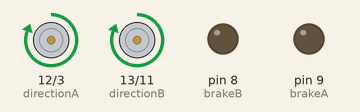
Simulated run of this sketch. Board: Arduino Uno, built with avr-gcc and run on an emulated ATmega328P. Shown: direction and speed pins drawn as motors (green arrow = direction pin HIGH = forward, orange = LOW = backward, longer = more drive), output pins drawn as LEDs (lit = HIGH).

Above: at 1.5 s.
At 3.5 s:
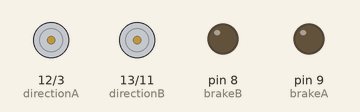
At 5.5 s:
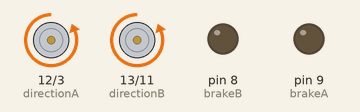
Timing chart, 0 to 10.4 s (numbered marks = the images above):
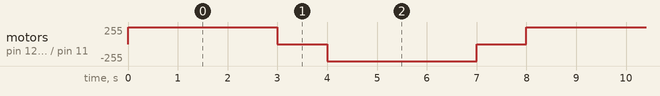

Measured:
- by itself, motor on pin 12 (directionA) / pin 3 (pwmA), motor on pin 13 (directionB) / pin 11 (pwmB): repeats every 8.0 s: stopped 1.0 s, backward 255/255 3.0 s, stopped 1.0 s, forward 255/255 3.0 s

The sketch:

test_motor_shield.ino
```cpp
/*
 * arduino motor shield program
 *
 * Author : Oscar Lima (olima_84@yahoo.com)
 *
 * A program used for testing the arduino motor shield
 *
 * refer to:
 * http://arduino.cc/en/Main/ArduinoMotorShieldR3
 *
 */

// arduino motor shield pins definition
int pwmA = 3;
int pwmB = 11;
int directionA = 12;
int directionB = 13;
int brakeA = 9;
int brakeB = 8;
int currentA = 0;
int currentB = 1;
// finish motor pin definition

// the setup routine runs once when you press reset:
void setup()
{
  // initialize pins as input or output accordingly
  pinMode(pwmA, OUTPUT);
  pinMode(pwmB, OUTPUT);
  pinMode(directionA, OUTPUT);
  pinMode(directionB, OUTPUT);
  pinMode(brakeA, OUTPUT);
  pinMode(brakeB, OUTPUT);
  pinMode(currentA, INPUT);
  pinMode(currentB, INPUT);

  //Disable the brake
  digitalWrite(brakeA, LOW);
  digitalWrite(brakeB, LOW);
}

// the loop routine runs over and over again forever:
void loop()
{
  //spin both motors in one direction
  digitalWrite(pwmA, HIGH);         // turn on motor A
  digitalWrite(pwmB, HIGH);         // turn on motor B
  digitalWrite(directionA, HIGH);   // turn A clockwise
  digitalWrite(directionB, HIGH);   // turn B clockwise
  delay(3000);                      // wait for three seconds

  //turn off motors
  digitalWrite(pwmA, LOW);          // turn off motor A
  digitalWrite(pwmB, LOW);          // turn off motor B
  delay(1000);                      // wait for one seconds

  //spin both motors in the opposite direction
  digitalWrite(pwmA, HIGH);         // turn on motor A
  digitalWrite(pwmB, HIGH);         // turn on motor B
  digitalWrite(directionA, LOW);    // turn A counterclockwise
  digitalWrite(directionB, LOW);    // turn B counterclockwise
  delay(3000);                      // wait for three seconds

  //turn off motors
  digitalWrite(pwmA, LOW);          // turn off motor A
  digitalWrite(pwmB, LOW);          // turn off motor B
  delay(1000);                      // wait for one seconds
}
```
